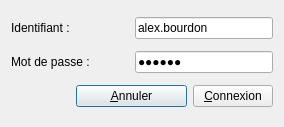
<?xml version="1.0" encoding="UTF-8"?>
<ui version="4.0">
 <class>DlgConnexion</class>
 <widget class="QDialog" name="DlgConnexion">
  <property name="geometry">
   <rect>
    <x>0</x>
    <y>0</y>
    <width>284</width>
    <height>127</height>
   </rect>
  </property>
  <property name="windowTitle">
   <string>Connexion</string>
  </property>
  <layout class="QGridLayout" name="gridLayout">
   <item row="0" column="2" colspan="2">
    <widget class="QLineEdit" name="lineEditUser">
     <property name="text">
      <string>alex.bourdon</string>
     </property>
    </widget>
   </item>
   <item row="1" column="0" colspan="2">
    <widget class="QLabel" name="labelPassword">
     <property name="text">
      <string>Mot de passe :</string>
     </property>
    </widget>
   </item>
   <item row="1" column="2" colspan="2">
    <widget class="QLineEdit" name="lineEditPassword">
     <property name="text">
      <string>130797</string>
     </property>
     <property name="echoMode">
      <enum>QLineEdit::Password</enum>
     </property>
    </widget>
   </item>
   <item row="2" column="1" colspan="2">
    <widget class="QPushButton" name="butCancel">
     <property name="text">
      <string>&amp;Annuler</string>
     </property>
    </widget>
   </item>
   <item row="2" column="3">
    <widget class="QPushButton" name="butConnexion">
     <property name="text">
      <string>&amp;Connexion</string>
     </property>
    </widget>
   </item>
   <item row="0" column="0">
    <widget class="QLabel" name="labelUser">
     <property name="text">
      <string>Identifiant :</string>
     </property>
    </widget>
   </item>
  </layout>
 </widget>
 <tabstops>
  <tabstop>lineEditUser</tabstop>
  <tabstop>lineEditPassword</tabstop>
  <tabstop>butConnexion</tabstop>
  <tabstop>butCancel</tabstop>
 </tabstops>
 <resources/>
 <connections/>
</ui>
